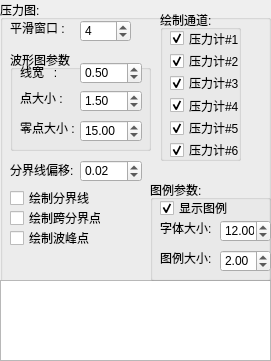
    <widget class="QGroupBox" name="groupBox_21">
     <property name="geometry">
      <rect>
       <x>330</x>
       <y>170</y>
       <width>271</width>
       <height>361</height>
      </rect>
     </property>
     <property name="title">
      <string>压力图:</string>
     </property>
     <widget class="QSpinBox" name="spinBox_smoothWindowSize_sy3_P">
      <property name="geometry">
       <rect>
        <x>80</x>
        <y>20</y>
        <width>51</width>
        <height>22</height>
       </rect>
      </property>
      <property name="value">
       <number>4</number>
      </property>
     </widget>
     <widget class="QLabel" name="label_52">
      <property name="geometry">
       <rect>
        <x>10</x>
        <y>20</y>
        <width>71</width>
        <height>16</height>
       </rect>
      </property>
      <property name="text">
       <string>平滑窗口 : </string>
      </property>
     </widget>
     <widget class="QGroupBox" name="groupBox_22">
      <property name="geometry">
       <rect>
        <x>10</x>
        <y>50</y>
        <width>141</width>
        <height>101</height>
       </rect>
      </property>
      <property name="title">
       <string>波形图参数</string>
      </property>
      <property name="flat">
       <bool>false</bool>
      </property>
      <widget class="QLabel" name="label_56">
       <property name="geometry">
        <rect>
         <x>10</x>
         <y>14</y>
         <width>71</width>
         <height>16</height>
        </rect>
       </property>
       <property name="text">
        <string>线宽   : </string>
       </property>
      </widget>
      <widget class="QDoubleSpinBox" name="sy3_waveformLineWidth_P">
       <property name="geometry">
        <rect>
         <x>70</x>
         <y>12</y>
         <width>62</width>
         <height>22</height>
        </rect>
       </property>
       <property name="singleStep">
        <double>0.100000000000000</double>
       </property>
       <property name="value">
        <double>0.500000000000000</double>
       </property>
      </widget>
      <widget class="QDoubleSpinBox" name="sy3_waveformPointsScale_P">
       <property name="geometry">
        <rect>
         <x>70</x>
         <y>40</y>
         <width>62</width>
         <height>22</height>
        </rect>
       </property>
       <property name="singleStep">
        <double>0.100000000000000</double>
       </property>
       <property name="value">
        <double>1.500000000000000</double>
       </property>
      </widget>
      <widget class="QLabel" name="label_57">
       <property name="geometry">
        <rect>
         <x>10</x>
         <y>40</y>
         <width>71</width>
         <height>16</height>
        </rect>
       </property>
       <property name="text">
        <string>点大小 : </string>
       </property>
      </widget>
      <widget class="QDoubleSpinBox" name="sy3_waveformZeroPointsScale_P">
       <property name="geometry">
        <rect>
         <x>70</x>
         <y>70</y>
         <width>62</width>
         <height>22</height>
        </rect>
       </property>
       <property name="singleStep">
        <double>1.000000000000000</double>
       </property>
       <property name="value">
        <double>15.000000000000000</double>
       </property>
      </widget>
      <widget class="QLabel" name="label_58">
       <property name="geometry">
        <rect>
         <x>10</x>
         <y>70</y>
         <width>71</width>
         <height>16</height>
        </rect>
       </property>
       <property name="text">
        <string>零点大小 : </string>
       </property>
      </widget>
     </widget>
     <widget class="QGroupBox" name="groupBox_23">
      <property name="geometry">
       <rect>
        <x>160</x>
        <y>10</y>
        <width>81</width>
        <height>151</height>
       </rect>
      </property>
      <property name="title">
       <string>绘制通道:</string>
      </property>
      <widget class="QWidget" name="verticalLayoutWidget_10">
       <property name="geometry">
        <rect>
         <x>10</x>
         <y>20</y>
         <width>81</width>
         <height>128</height>
        </rect>
       </property>
       <layout class="QVBoxLayout" name="verticalLayout_10">
        <item>
         <widget class="QCheckBox" name="checkBox_sy3_ch_P_1">
          <property name="text">
           <string>压力计#1</string>
          </property>
          <property name="checked">
           <bool>true</bool>
          </property>
         </widget>
        </item>
        <item>
         <widget class="QCheckBox" name="checkBox_sy3_ch_P_2">
          <property name="text">
           <string>压力计#2</string>
          </property>
          <property name="checked">
           <bool>true</bool>
          </property>
         </widget>
        </item>
        <item>
         <widget class="QCheckBox" name="checkBox_sy3_ch_P_3">
          <property name="text">
           <string>压力计#3</string>
          </property>
          <property name="checked">
           <bool>true</bool>
          </property>
         </widget>
        </item>
        <item>
         <widget class="QCheckBox" name="checkBox_sy3_ch_P_4">
          <property name="text">
           <string>压力计#4</string>
          </property>
          <property name="checked">
           <bool>true</bool>
          </property>
         </widget>
        </item>
        <item>
         <widget class="QCheckBox" name="checkBox_sy3_ch_P_5">
          <property name="text">
           <string>压力计#5</string>
          </property>
          <property name="checked">
           <bool>true</bool>
          </property>
         </widget>
        </item>
        <item>
         <widget class="QCheckBox" name="checkBox_sy3_ch_P_6">
          <property name="text">
           <string>压力计#6</string>
          </property>
          <property name="checked">
           <bool>true</bool>
          </property>
         </widget>
        </item>
       </layout>
      </widget>
     </widget>
     <widget class="QTextEdit" name="sy3_PressFormOut">
      <property name="geometry">
       <rect>
        <x>0</x>
        <y>280</y>
        <width>271</width>
        <height>81</height>
       </rect>
      </property>
      <property name="font">
       <font>
        <pointsize>6</pointsize>
       </font>
      </property>
      <property name="readOnly">
       <bool>true</bool>
      </property>
     </widget>
     <widget class="QDoubleSpinBox" name="sy3_PressformShift">
      <property name="geometry">
       <rect>
        <x>80</x>
        <y>160</y>
        <width>62</width>
        <height>22</height>
       </rect>
      </property>
      <property name="toolTip">
       <string>分界线用于确定波峰</string>
      </property>
      <property name="minimum">
       <double>-0.100000000000000</double>
      </property>
      <property name="maximum">
       <double>0.100000000000000</double>
      </property>
      <property name="singleStep">
       <double>0.010000000000000</double>
      </property>
      <property name="value">
       <double>0.020000000000000</double>
      </property>
     </widget>
     <widget class="QLabel" name="label_59">
      <property name="geometry">
       <rect>
        <x>10</x>
        <y>162</y>
        <width>71</width>
        <height>16</height>
       </rect>
      </property>
      <property name="toolTip">
       <string>分界线用于确定波峰</string>
      </property>
      <property name="text">
       <string>分界线偏移: </string>
      </property>
     </widget>
     <widget class="QCheckBox" name="checkBox_sy3_bDrawDivideLine">
      <property name="geometry">
       <rect>
        <x>10</x>
        <y>190</y>
        <width>81</width>
        <height>16</height>
       </rect>
      </property>
      <property name="toolTip">
       <string>分界线用于确定波峰</string>
      </property>
      <property name="text">
       <string>绘制分界线</string>
      </property>
      <property name="checked">
       <bool>false</bool>
      </property>
     </widget>
     <widget class="QCheckBox" name="checkBox_sy3_bDrawDivideLine_2">
      <property name="geometry">
       <rect>
        <x>10</x>
        <y>210</y>
        <width>91</width>
        <height>16</height>
       </rect>
      </property>
      <property name="toolTip">
       <string>分界线用于确定波峰</string>
      </property>
      <property name="text">
       <string>绘制跨分界点</string>
      </property>
      <property name="checked">
       <bool>false</bool>
      </property>
     </widget>
     <widget class="QCheckBox" name="checkBox_sy3_bDrawDivideLine_3">
      <property name="geometry">
       <rect>
        <x>10</x>
        <y>230</y>
        <width>91</width>
        <height>16</height>
       </rect>
      </property>
      <property name="toolTip">
       <string>分界线用于确定波峰</string>
      </property>
      <property name="text">
       <string>绘制波峰点</string>
      </property>
      <property name="checked">
       <bool>false</bool>
      </property>
     </widget>
     <widget class="QGroupBox" name="groupBox_36">
      <property name="geometry">
       <rect>
        <x>150</x>
        <y>180</y>
        <width>121</width>
        <height>101</height>
       </rect>
      </property>
      <property name="title">
       <string>图例参数:</string>
      </property>
      <widget class="QLabel" name="label_94">
       <property name="geometry">
        <rect>
         <x>10</x>
         <y>40</y>
         <width>71</width>
         <height>16</height>
        </rect>
       </property>
       <property name="text">
        <string>字体大小: </string>
       </property>
      </widget>
      <widget class="QDoubleSpinBox" name="sy3_waveformFontSize_3">
       <property name="geometry">
        <rect>
         <x>70</x>
         <y>40</y>
         <width>51</width>
         <height>22</height>
        </rect>
       </property>
       <property name="singleStep">
        <double>0.500000000000000</double>
       </property>
       <property name="value">
        <double>12.000000000000000</double>
       </property>
      </widget>
      <widget class="QLabel" name="label_95">
       <property name="geometry">
        <rect>
         <x>10</x>
         <y>70</y>
         <width>71</width>
         <height>16</height>
        </rect>
       </property>
       <property name="text">
        <string>图例大小: </string>
       </property>
      </widget>
      <widget class="QDoubleSpinBox" name="sy3_MarkerSize_3">
       <property name="geometry">
        <rect>
         <x>70</x>
         <y>70</y>
         <width>51</width>
         <height>22</height>
        </rect>
       </property>
       <property name="singleStep">
        <double>0.100000000000000</double>
       </property>
       <property name="value">
        <double>2.000000000000000</double>
       </property>
      </widget>
      <widget class="QCheckBox" name="checkBox_sy3_bDrawLegend_3">
       <property name="geometry">
        <rect>
         <x>10</x>
         <y>20</y>
         <width>81</width>
         <height>16</height>
        </rect>
       </property>
       <property name="text">
        <string>显示图例</string>
       </property>
       <property name="checked">
        <bool>true</bool>
       </property>
      </widget>
     </widget>
    </widget>
